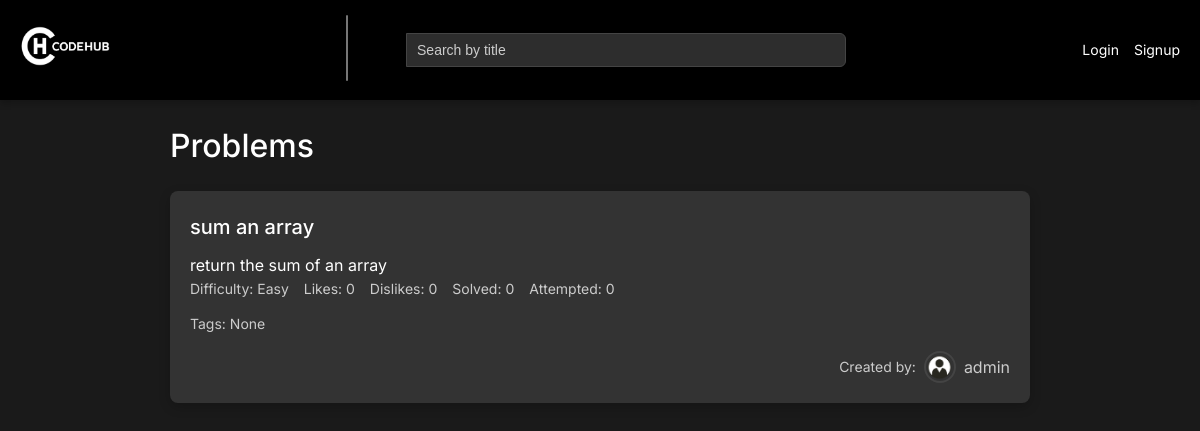
The app's page /, older data.
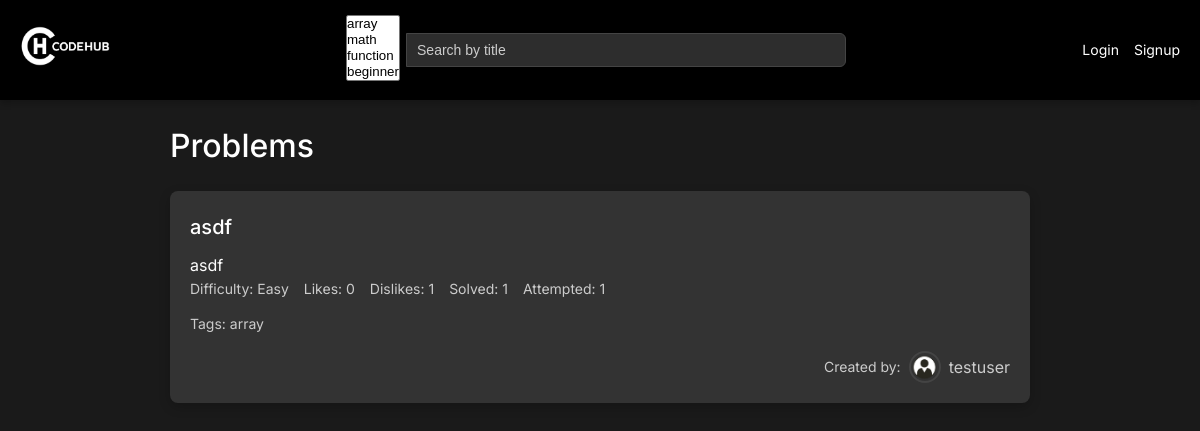
The same page, newer data.
### problems/models.py (models this page shows, shortened)
class Problem(models.Model):
    DIFFICULTY_CHOICES = (
        ('easy', 'Easy'),
        ('medium', 'Medium'),
        ('hard', 'Hard'),
    )
    title = models.CharField(max_length=200)
    description = models.TextField()
    difficulty = models.CharField(max_length=6, choices=DIFFICULTY_CHOICES, default='easy')
    created_by = models.ForeignKey(User, on_delete=models.CASCADE, related_name='problems')
    tags = models.ManyToManyField(Tag, blank=True)
    created_at = models.DateTimeField(auto_now_add=True)
    solution_code = models.TextField()
    function_header = models.TextField(blank=True, null=True)
    input_vars = models.JSONField(default=list, blank=True)
    return_type = models.CharField(max_length=50, default='None')
    attempted_by = models.ManyToManyField(User, related_name='attempted_problems', blank=True)
    solved_by = models.ManyToManyField(User, related_name='solved_problems', blank=True)

class Tag(models.Model):
    name = models.CharField(max_length=50, unique=True)

### problems/views.py (the view, shortened to what this page needs)
# urls.py: path('', views.problem_list, name='problem_list'),
def problem_list(request):
    search_query = request.GET.get('q', '')
    selected_tags = request.GET.get('tags', '').split(',') if request.GET.get('tags') else []
    selected_tags = [tag for tag in selected_tags if tag]
    liked = request.GET.get('liked') == 'true'
    disliked = request.GET.get('disliked') == 'true'
    favorited = request.GET.get('favorited') == 'true'
    problems = Problem.objects.all().annotate(
        likes=Count('ratings', filter=Q(ratings__vote=1)),
        dislikes=Count('ratings', filter=Q(ratings__vote=-1))
    ).distinct()
    if search_query:
        problems = problems.filter(title__icontains=search_query)
    if selected_tags:
        for tag in selected_tags:
            problems = problems.filter(tags__name=tag)
    all_tags = Tag.objects.all()
    return render(request, 'problem_list.html', {
        'problems': problems,
        'search_query': search_query,
        'selected_tags': selected_tags,
        'all_tags': all_tags,
    })

### problems/templates/problem_list.html (shortened to what this page needs)
{% extends 'base.html' %}
{% load static %}
{% block content %}
    <h1>Problems</h1>
    {% for problem in problems %}
        <div class="problem-card">
            <a href="{% url 'problem_detail' problem.id %}" class="card-link"></a>
            <div class="card-content">
                <h2><a href="{% url 'problem_detail' problem.id %}">{{ problem.title }}</a></h2>
                <p>{{ problem.description }}</p>
                <div class="meta-row">
                    <div class="meta-item">
                        <span class="meta">Difficulty: {{ problem.difficulty|capfirst }}</span>
                    </div>
                    <div class="meta-item">
                        <span class="meta">Likes: {{ problem.likes }}</span>
                    </div>
                    <div class="meta-item">
                        <span class="meta">Dislikes: {{ problem.dislikes }}</span>
                    </div>
                    <div class="meta-item">
                        <span class="meta">Solved: {{ problem.solved_by.count }}</span>
                    </div>
                    <div class="meta-item">
                        <span class="meta">Attempted: {{ problem.attempted_by.count }}</span>
                    </div>
                </div>
                <div class="meta-item">
                    <span class="meta">Tags: {% for tag in problem.tags.all %}{{ tag.name }}{% if not forloop.last %}, {% endif %}{% empty %}None{% endfor %}</span>
                </div>
                <div class="user-container">
                    <span class="meta">Created by:</span>
                    <a href="{% url 'profile' %}?user={{ problem.created_by.username }}" class="user-link">
                        <img src="{% if problem.created_by.profile and problem.created_by.profile.profile_picture %}{{ problem.created_by.profile.profile_picture.url }}{% else %}{% static 'problems/default_profile.png' %}{% endif %}" alt="{{ problem.created_by.username }}'s Profile Picture" class="profile-pic">
                        {{ problem.created_by.username }}
                    </a>
                </div>
            </div>
        </div>
    {% empty %}
        <p>No problems available.</p>
    {% endfor %}
{% endblock %}

### problems/templates/base.html (shortened to what this page needs)
{% load static %}
<!DOCTYPE html>
<html>
<head>
    <link rel="stylesheet" href="https://cdn.jsdelivr.net/npm/choices.js/public/assets/styles/choices.min.css" />
</head>
<body>
    <nav class="navbar">
        <div class="navbar-logo">
            <a href="{% url 'problem_list' %}">
                <img src="{% static 'problems/logo4.png' %}" alt="CodeHub Logo">
            </a>
        </div>
        <div class="navbar-center">
            <div class="navbar-tags">
                <select id="tag-filter" multiple>
                    {% for tag in all_tags %}
                        <option value="{{ tag.name }}" {% if tag.name in selected_tags %}selected{% endif %}>{{ tag.name }}</option>
                    {% endfor %}
                </select>
            </div>
            <div class="navbar-search">
                <form id="search-form" method="get" action="{% url 'problem_list' %}">
                    <input type="text" name="q" id="title-search" placeholder="Search by title" value="{{ search_query|default:'' }}">
                </form>
            </div>
        </div>
        <div class="navbar-links">
            {% if user.is_authenticated %}
                <span>Welcome, {{ user.username }}</span>
                <img src="{% if user.profile.profile_picture %}{{ user.profile.profile_picture.url }}{% else %}{% static 'problems/default_profile.png' %}{% endif %}" alt="{{ user.username }}'s Profile Picture" class="profile-pic" onclick="toggleDropdown()">
                <div class="dropdown" id="profile-dropdown">
                    <a href="{% url 'profile' %}">Profile</a>
                    <a href="{% url 'logout' %}">Logout</a>
                </div>
            {% else %}
                <a href="{% url 'login' %}">Login</a>
                <a href="{% url 'signup' %}">Signup</a>
            {% endif %}
        </div>
    </nav>
    <div class="container">
        {% block content %}{% endblock %}
    </div>
</body>
</html>

### problems/templates/base.html (style rules this page uses)
* { margin: 0; padding: 0; box-sizing: border-box; }
body { font-family: 'Inter', sans-serif; background-color: #1a1a1a; color: #ffffff; line-height: 1.6; }
.container { max-width: 900px; margin: 0 auto; padding: 20px; }
.navbar { background-color: #000000; padding: 15px 20px; display: flex; align-items: center; justify-content: space-between; box-shadow: 0 4px 6px rgba(0, 0, 0, 0.2); position: sticky; top: 0; z-index: 1000; }
.navbar-logo img { height: 40px; }
.navbar-center { display: flex; align-items: center; flex: 1; justify-content: center; gap: 0; max-width: 500px; }
.navbar-tags { min-width: 60px; max-width: 300px; width: fit-content; transition: width 0.3s ease; }
.navbar-search { flex: 1; }
.navbar-search input { background-color: #2d2d2d; color: #ffffff; border: 1px solid #444444; border-radius: 0 6px 6px 0; padding: 7px 10px; width: 100%; font-size: 14px; height: 34px; line-height: 1.4; }
.navbar-search input::placeholder { color: #cccccc; }
.navbar-links { display: flex; align-items: center; gap: 15px; }
.navbar-links a { color: #ffffff; text-decoration: none; font-size: 14px; transition: color 0.2s; }
.profile-pic { width: 32px; height: 32px; border-radius: 50%; object-fit: cover; cursor: pointer; border: 2px solid #333333; transition: border-color 0.2s; }
h1, h2 { font-weight: 500; margin-bottom: 20px; }
a { color: #ffffff; text-decoration: none; }

### problems/templates/problem_list.html (style rules this page uses)
.problem-card { position: relative; background-color: #333333; border-radius: 8px; padding: 20px; margin-bottom: 20px; box-shadow: 0 4px 12px rgba(0, 0, 0, 0.2); transition: transform 0.2s; }
.card-link { position: absolute; top: 0; left: 0; width: 100%; height: 100%; z-index: 1; }
.card-content { position: relative; z-index: 2; pointer-events: none; }
.card-content a, .card-content .actions { pointer-events: auto; }
.problem-card h2 { font-size: 20px; margin-bottom: 10px; }
.meta-row { display: flex; gap: 15px; flex-wrap: wrap; align-items: center; margin-bottom: 10px; }
.meta-item { display: inline-flex; align-items: center; gap: 8px; }
.meta { font-size: 14px; color: #cccccc; }
.user-container { display: flex; align-items: center; gap: 8px; margin-top: 15px; justify-content: flex-end; }
.user-link { display: inline-flex; align-items: center; gap: 8px; color: #cccccc; text-decoration: none; font-size: 16px; }
.profile-pic { width: 32px; height: 32px; border-radius: 50%; object-fit: cover; border: 2px solid #444444; vertical-align: middle; }

Row changes from the older to the newer data that the page shows:
removed Problem: title "sum an array", description "return the sum of an array", difficulty "Easy", likes "0", dislikes "0", solved_by.count "0", attempted_by.count "0", created_by.username "admin"
added Problem: title "asdf", description "asdf", difficulty "Easy", likes "0", dislikes "1", solved_by.count "1", attempted_by.count "1", created_by.username "testuser"
added Tag: name "array"
Text that changed along with them:
form field value: (not shown) → "array / math / function / beginner"
